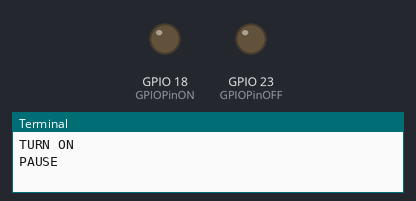
Bench run of a program on a simulated Raspberry Pi (BCM pin numbers). On the bench: output pins drawn as LEDs (lit = HIGH), the last lines printed to the terminal. At 5.4 s the program stops and its outputs stay as they are.

Above: at 0.3 s.
At 5.3 s:
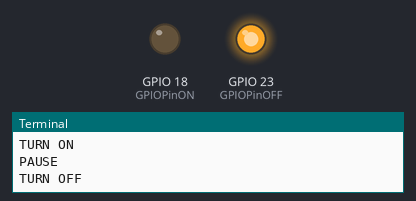
Timing chart, 0 to 6.9 s (numbered marks = the images above):
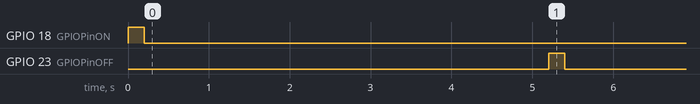

The program:

remote.py
```python
# ==========================================
# remote.py
#
# turn a device on and off using a remote control
#
# Author:  Martin Eyre (Slice of Pi Club)
# Created: 7-May-2015
# ==========================================

import RPi.GPIO as GPIO
import time

#
# Use BCM e.g. by name noT BOARD by pin number
#

GPIO.setmode(GPIO.BCM)

#
# Set warnings off to suppress re-initialisation messages
#

GPIO.setwarnings(False)

#
# Set 2 variables to the Pin numbers we what to use
# one is used to turn on the other to turn off
#

GPIOPinON = 18
GPIOPinOFF = 23

#
# Setup pins for output
#

GPIO.setup(GPIOPinON , GPIO.OUT)
GPIO.setup(GPIOPinOFF , GPIO.OUT)

#
# Print message to say we are turning on device
# the red light on the remote should flash
#

print 'TURN ON'

#
# To turn on set the pin high - to simulate someone pressing
# pause then set low - simulating someone releasing the button
#

GPIO.output(GPIOPinON , GPIO.HIGH)
time.sleep(0.2)
GPIO.output(GPIOPinON , GPIO.LOW)

#
# Pause for 5 seconds
#
print 'PAUSE'
time.sleep(5.0)

#
# Print message to say we are turning off device
# the red light on the remote should flash
#

print 'TURN OFF'

#
# To turn off set the pin high - to simulate
# someone pressing the off button
# pause then set low - simulating someone releasing the button
#

GPIO.output(GPIOPinOFF, GPIO.HIGH)
time.sleep(0.2)
GPIO.output(GPIOPinOFF, GPIO.LOW)

#
# clean up
#

GPIO.cleanup()
```

Measured:
- by itself, GPIO 18 (GPIOPinON): LOW → HIGH at 0.00 s, → LOW 0.20 s later
- by itself, GPIO 23 (GPIOPinOFF): LOW → HIGH at 5.2 s, → LOW 0.20 s later
